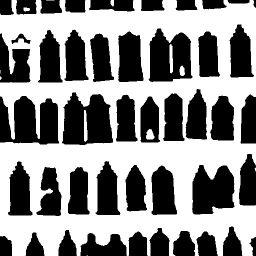
#> input picture imageProcessing/Images/try.jpg, 256 x 256 px, found by its file name
$ python ex7.py
#> lines starting #> are read from the running program, lines starting #| are printed output that depends on the picture; after the words box and inside, x2 and y2 are one past the last pixel; in counts of white or black regions, pixels touching at a corner belong together
from PIL import Image
import pylab as pl
from scipy.ndimage import measurements,morphology

im = pl.array(Image.open("/home/aaryen/Desktop/try.jpg").convert('L'))
im = 1*(im<128)
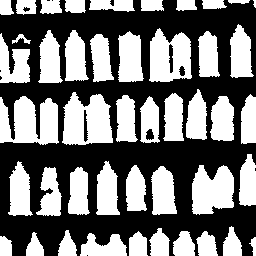
#> im: shape (256, 256) int64; values 0 (black) and 1 (white), 45.9% white; 45 white regions (1 under 20 px), largest, box (x1, y1, x2, y2) and area: (0, 96, 59, 145) 2105, (62, 92, 113, 145) 1984, (149, 28, 192, 82) 1690

im_open = morphology.binary_opening(im,pl.ones((9,5)),iterations=2)
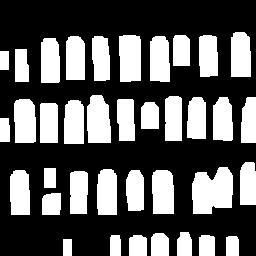
#> im_open: shape (256, 256) bool; 35.9% white; 37 white regions, largest, box (x1, y1, x2, y2) and area: (192, 167, 233, 214) 1537, (87, 95, 111, 143) 1006, (119, 35, 141, 82) 986
labels_open, nbr_objects_open = measurements.label(im_open)
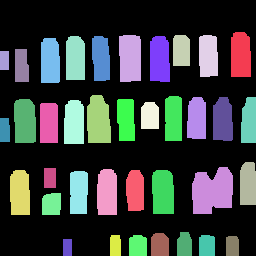
#> labels_open: shape (256, 256) int32; 38 distinct labels, from 0 to 37; one colour per label, 0 black
#> nbr_objects_open = 37
#print(nbr_objects_open)

pl.figure()
pl.gray()
pl.imshow(im)

pl.figure()
pl.gray()
pl.imshow(im_open)

points = measurements.center_of_mass(im_open, labels_open, range(nbr_objects_open))
#> points = 37 rows, first 8: [nan, nan], [54.96, 240.3], [57.76, 129.7], [50.38, 180.9], [55.64, 207.9], [58.29, 74.92], [58.17, 100.5], [59.24, 159.3]

pl.figure()
pl.gray()
pl.imshow(im)
pl.axis("equal")
pl.axis("off")

for i in range(nbr_objects_open):
    pl.plot(points[i][1],points[i][0],"r*")
    #print(pt)

pl.show()
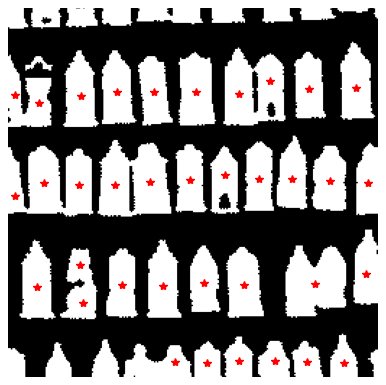
#> figure drawn by matplotlib, 1 panel
